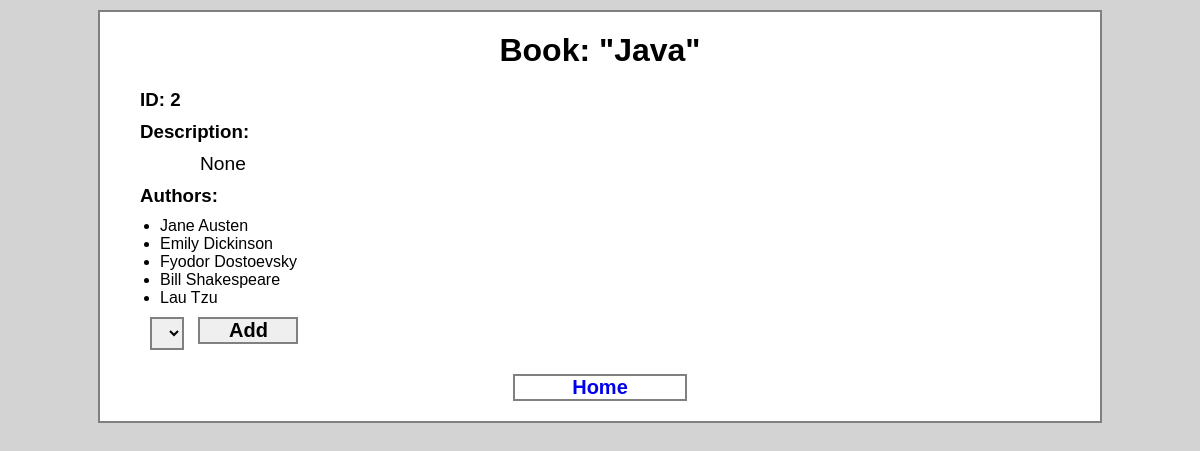
/books/2, run on an earlier commit of the app's database.
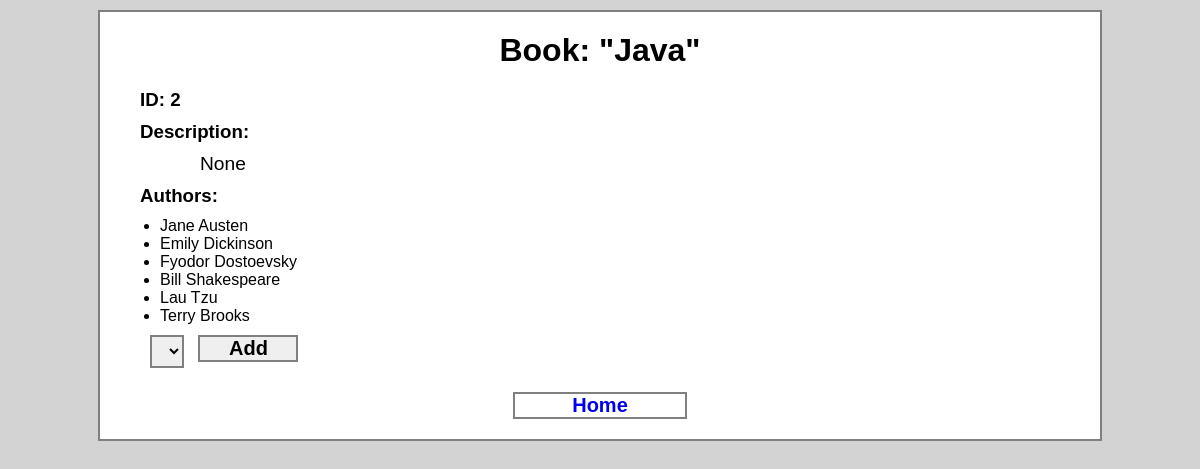
And on a later commit of the database.
### books_authors_app/models.py (models this page shows)
class Author(models.Model):
    first_name = models.CharField(max_length=45)
    last_name = models.CharField(max_length=45)
    notes = models.TextField(null=True)
    books = models.ManyToManyField(Book, related_name="authors") # list of Book objects
    created_at = models.DateTimeField(auto_now_add=True)
    updated_at = models.DateTimeField(auto_now=True)

### books_authors_app/views.py (the view)
# urls.py: path('books/<int:book_id>', views.book_page),
def book_page(request, book_id):
    context = {
        'this_book': Book.objects.get(id=book_id),
        'all_authors': Author.objects.all(),
    }
    return render(request, 'book_page.html', context)

### books_authors_app/templates/book_page.html (shortened to what this page needs)
<!DOCTYPE html>
<html lang="en">
<head>
    {% load static %}
    <link rel="stylesheet" href="{% static 'css/ba_style.css' %}">
</head>
<body>
    <div class="mainwrapper">
        <h1>Book: "{{ this_book.title }}"</h1>
        <h3>ID:  {{ this_book.id }}</h3>
        <h3>Description:</h3>
        <p id="desc">{{ this_book.desc }}</p>
        <h3>Authors:</h3>
        <ul>
            {% for author in this_book.authors.all %}
            <li>{{ author.first_name }} {{ author.last_name }}</li>
            {% endfor %}
        </ul>
        <form action="/books/{{ this_book.id }}/add_author_to_book/" method="POST">
            <select name="add_this_author" id="add_this_author">
            </select>
            <input id="addButton" type="submit" value="Add">
        </form>
        <a id="home" href="/">Home</a>
    </div>
</body>
</html>

What changed in the data, as far as the page shows it:
added Author: first_name "Terry", last_name "Brooks"
